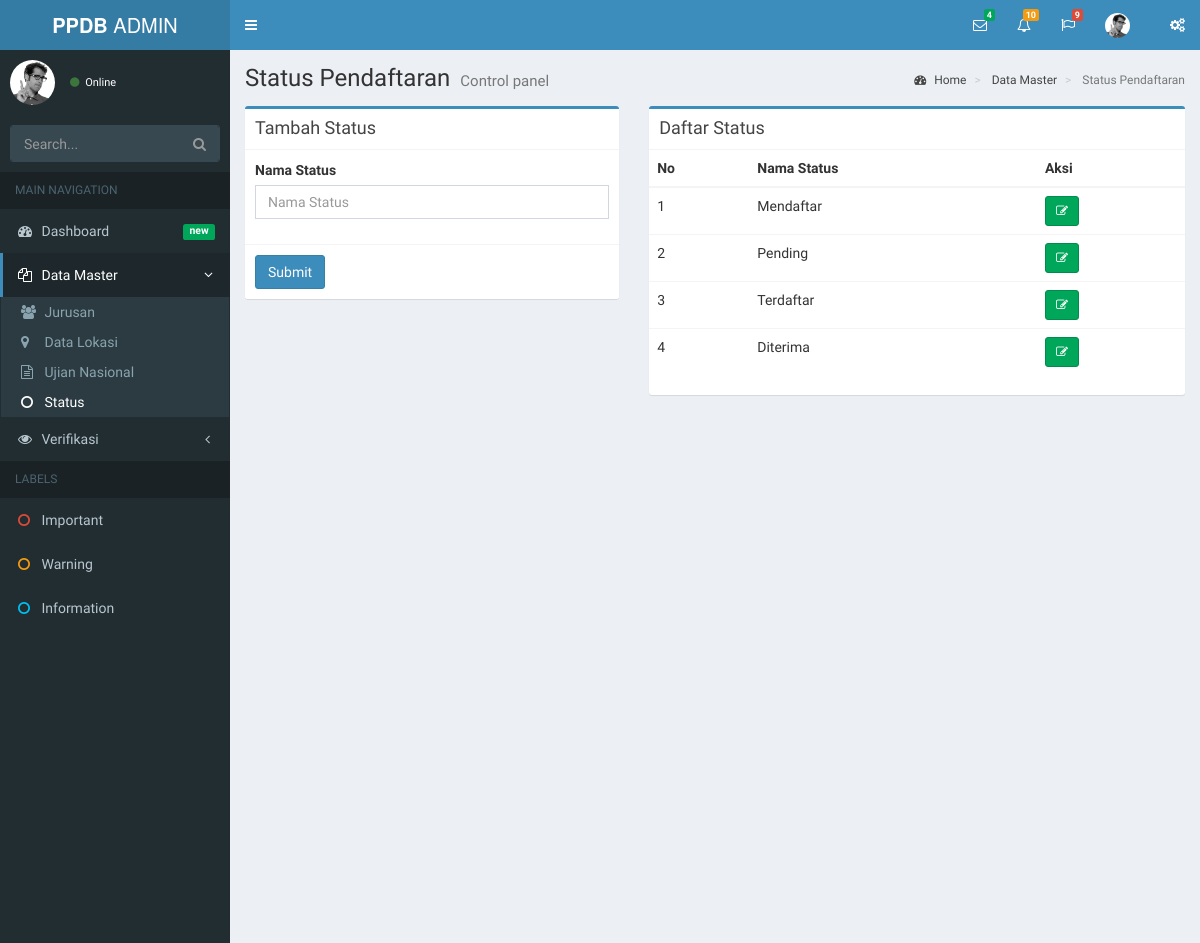
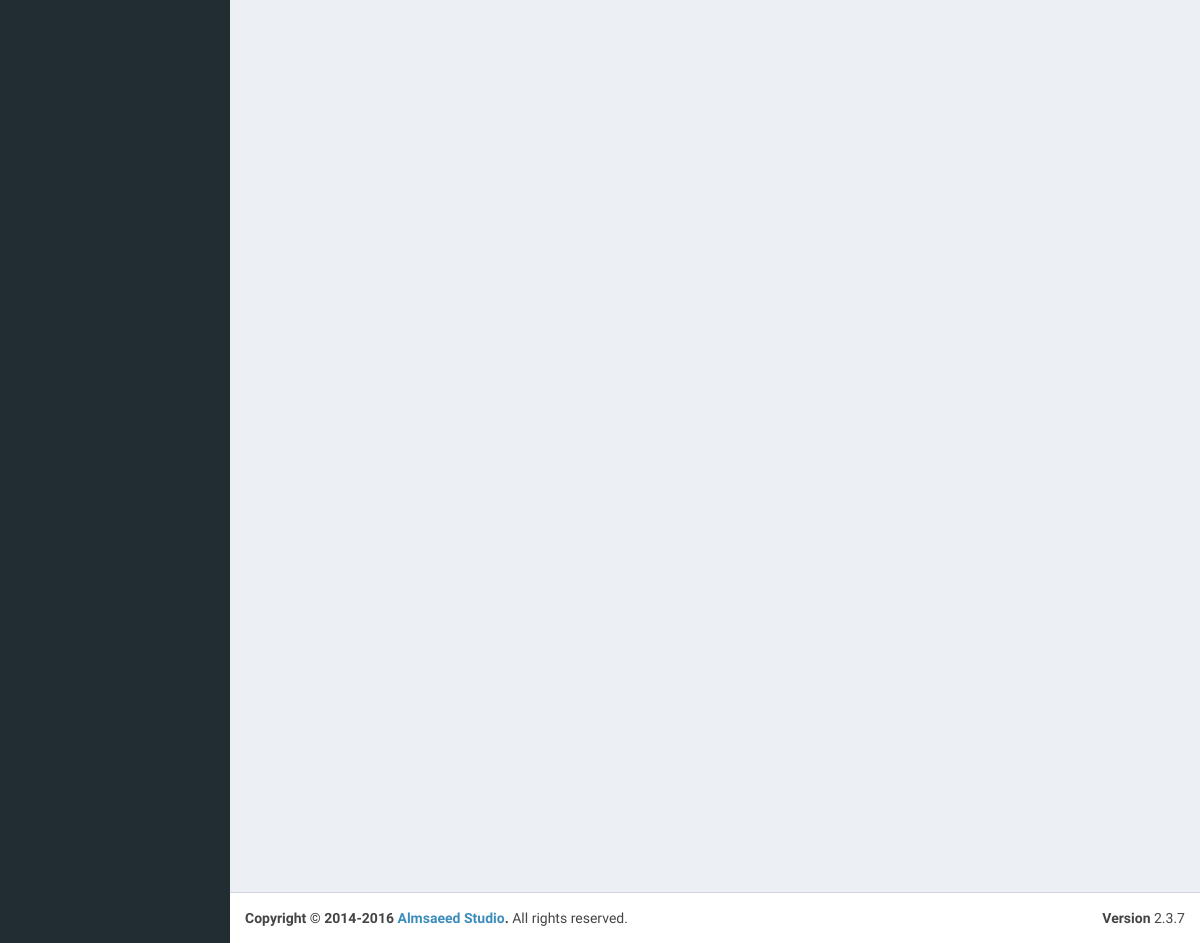
Page /admin/status on the committed database (2 pictures, top to bottom).
### tables this page shows
create table status(
	ID_status int primary key auto_increment,
	nama_status varchar(100) not null,
	keterangan int default 1
);

### application/libraries/Template.php (called while the page is built, shortened)
<?php
class Template
{
	protected $ci;
	public function __construct()
	{
        $this->ci =& get_instance();
	}
	function admin($content, $data)
	{
		if (is_array($content)) {
		}else {
			$data['__head'] = $this->ci->load->view('admin/layout/head', $data, TRUE);
			$data['__header'] = $this->ci->load->view('admin/layout/header', $data, TRUE);
			$data['__sidebar'] = $this->ci->load->view('admin/layout/sidebar', $data, TRUE);
			$data['__content'] = $this->ci->load->view($content, $data, TRUE);
			$data['__body'] = $this->ci->load->view('admin/layout/body', $data, TRUE);
			$data['__footer'] = $this->ci->load->view('admin/layout/footer', $data, TRUE);
		}
		$this->ci->load->view('admin/layout/main', $data);
	}
}

### application/controllers/Admin.php (called while the page is built, shortened)
<?php
class Admin extends CI_Controller {
	function status($aksi = NULL, $id = NULL)
	{
		$data['page_header'] = 'Status Pendaftaran';
		$data['b_crumb'] = array (
			'#' => 'Data Master',
			'' => 'Status Pendaftaran'
		);
		$data['menu_datamaster'] = $data['menu_status'] = 'active';
		$data['list_status'] = $this->GeneralModel->get_all('status');
		$this->template->admin('admin/status', $data);
	}
}

### index.php (called while the page is built, shortened)
<?php
require_once BASEPATH.'core/CodeIgniter.php';

### application/models/GeneralModel.php (called while the page is built, shortened)
<?php
class GeneralModel extends CI_Model {
	function get_all($table)
	{
		$r = $this->db->get($table);
		return $r->result();
	}
}

### application/views/admin/status.php (the view, shortened to what this page needs)
<div class="row">
	<div class="col-md-5 col-sm-5 col-xs-12">
          <div class="box box-primary">
            <div class="box-header with-border">
              <h3 class="box-title">Tambah Status</h3>
            </div>
            <form role="form" action="<?php echo base_url('admin/proses_status'); ?>" method="POST">
              <div class="box-body">
                <div class="form-group">
                  <label for="exampleInputEmail1">Nama Status</label>
                  <input type="text" class="form-control" name="nama_status" id="exampleInputEmail1" placeholder="Nama Status" required />
                </div>
              </div>
              <div class="box-footer">
                <button type="submit" class="btn btn-primary">Submit</button>
              </div>
            </form>
          </div>
	</div>
	<div class="col-md-7 col-sm-7 col-xs-12">
    <div class="box box-primary">
      <div class="box-header with-border">
        <h3 class="box-title">Daftar Status</h3>
      </div>
      <div class="table-responsive">
      	<table class="table table-hovered">
      		<thead>
      			<tr>
      				<th>No</th>
      				<th>Nama Status</th>
      				<th>Aksi</th>
      			</tr>
      		</thead>
      		<tbody>
      			<?php
              if ($list_status != NULL) {
                $c = 1;
                foreach ($list_status as $value) {
            ?>
                  <tr>
                    <td><?php echo $c; ?></td>
                    <?php
                      if (isset($edit_aksi) && isset($edit_id)) {
                    ?>
                        <form action="<?php echo base_url('admin/update_status'); ?>" method="POST" accept-charset="utf-8">
                          <td>
                            <?php
                                if ($edit_id == $value->ID_status) {
                            ?>
                                <input type="text" class="form-control" name="nama_status" value="<?php echo $value->nama_status ?>" placeholder="Nama Status">
                            <?php
                                }else echo $value->nama_status;
                            ?>
                          </td>
                          <input type="hidden" name="ID_status" value="<?php echo $value->ID_status; ?>">
                          <td><button type="submit" class="btn btn-success btn-sm" ><i class="fa fa-floppy-o"></i></button></td>
                        </form>
                    <?php
                      }else {
                    ?>
                        <td><?php echo $value->nama_status; ?></td>
                        <td>
                          <a href="<?php echo base_url('admin/status/edit/') .$value->ID_status; ?>" title="Edit"><button type="button" class="btn btn-success btn-sm" ><i class="fa fa-edit"></i></button></a>
                        </td>
                    <?php
                      }
                    ?>
                  </tr>
            <?php
                  $c++;
                }
              }
            ?>
      		</tbody>
      	</table>
      </div>
    </div>
	</div>
</div>

### rows in the picture
status: nama_status "Mendaftar"
status: nama_status "Pending"
status: nama_status "Terdaftar"
status: nama_status "Diterima"

### other values in the picture
$page_header "Status Pendaftaran"
$value "Data Master"
$value "Status Pendaftaran"
